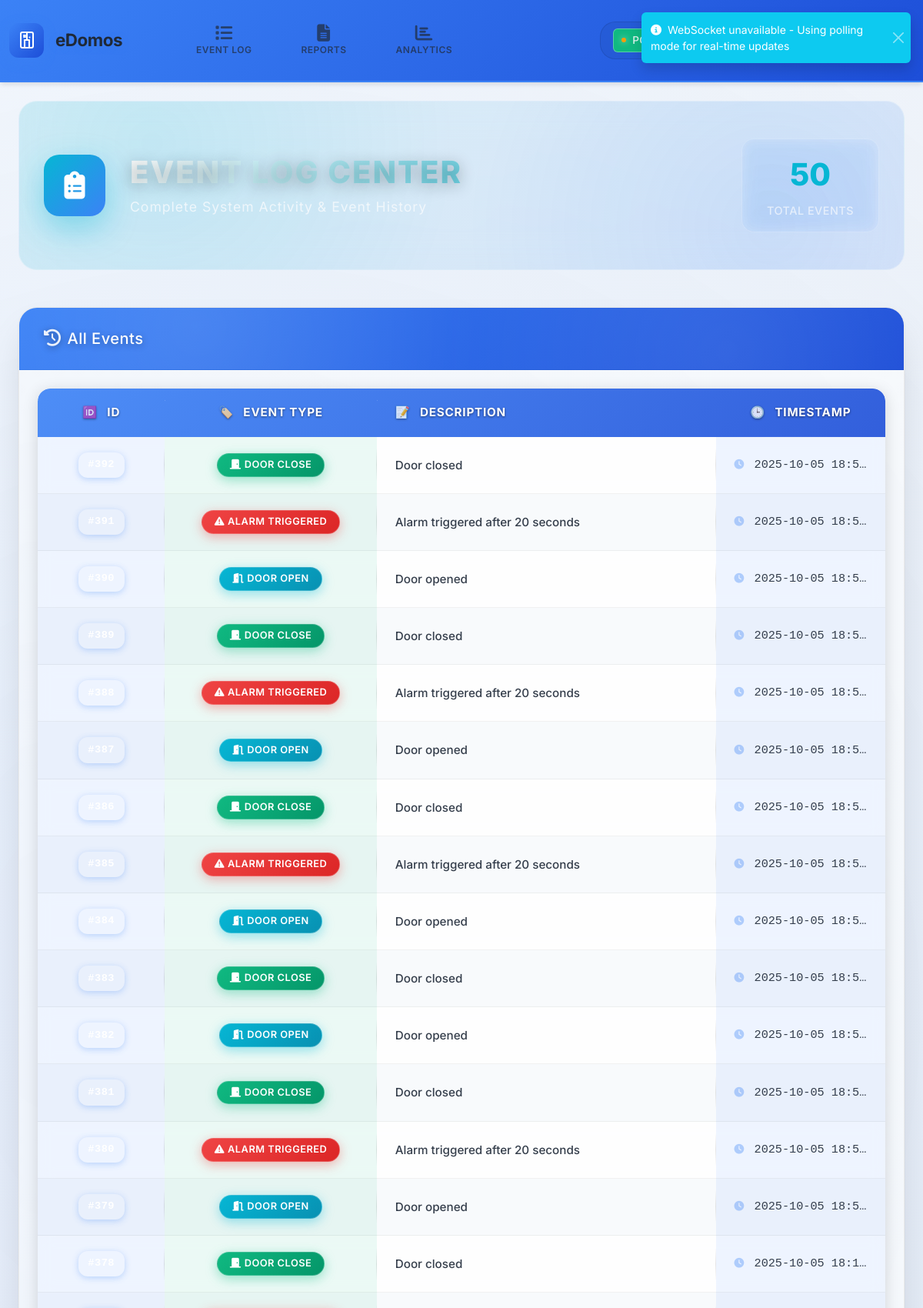
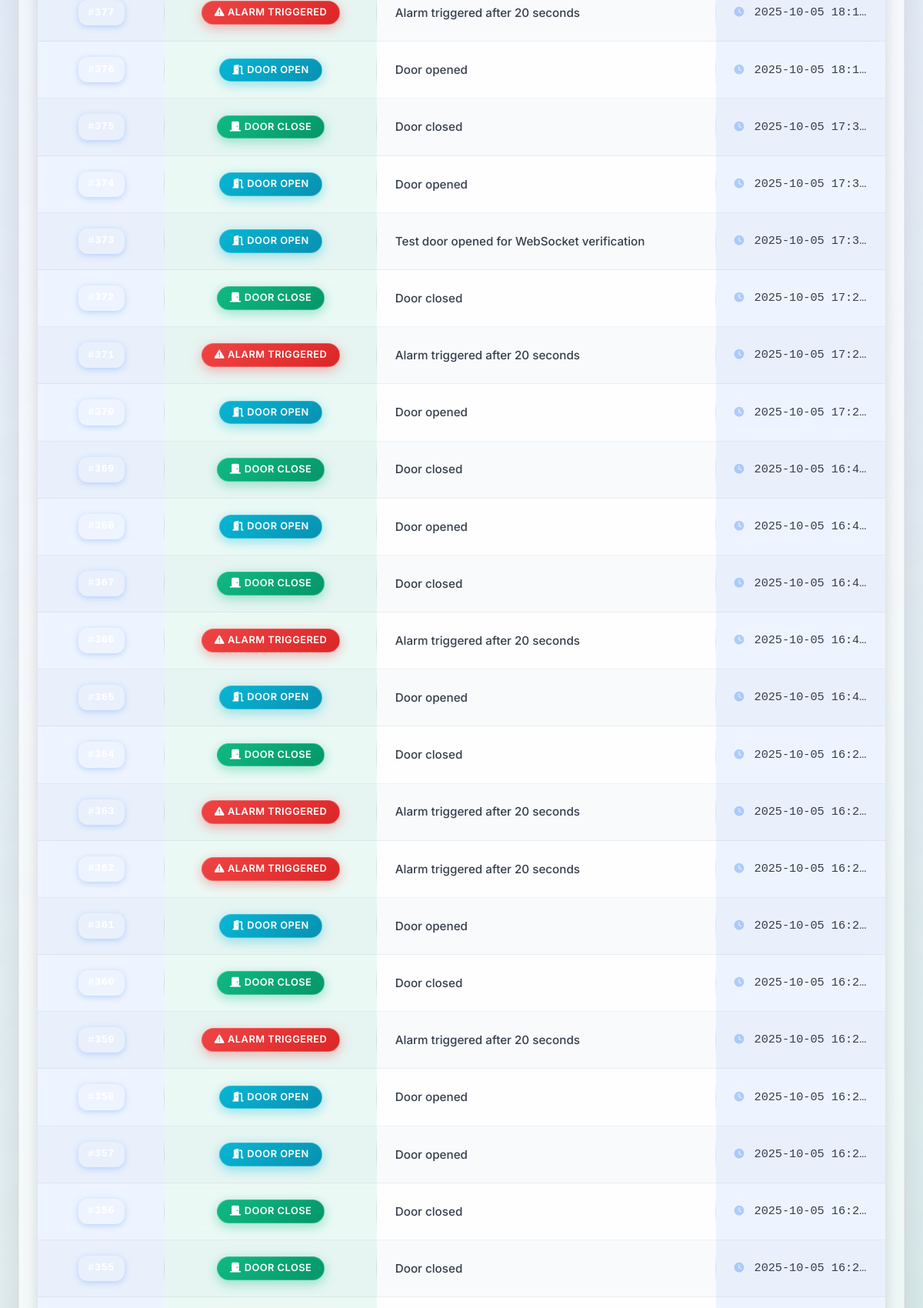
The page /event-log (signed in, upper part) on the database its author committed (2 pictures, top to bottom).
### models.py (models this page shows, shortened)
class EventLog(db.Model):
    id = db.Column(db.Integer, primary_key=True)
    event_type = db.Column(db.String(50), nullable=False)  # 'door_open', 'door_close', 'alarm_triggered', 'setting_changed'
    description = db.Column(db.Text)
    timestamp = db.Column(db.DateTime, default=datetime.utcnow)

### app.py (the view)
@app.route('/event-log')
@login_required
def event_log():
    if 'event_log' not in current_user.permissions.split(','):
        return redirect(url_for('dashboard'))
    page = request.args.get('page', 1, type=int)
    per_page = 50
    events = EventLog.query.order_by(EventLog.timestamp.desc()).paginate(
        page=page, per_page=per_page, error_out=False)
    return render_template('event_log.html',
        events=events.items,
        pagination=events,
        permissions=current_user.permissions.split(',')
    )

### app.py (called while the page is built)
@login_manager.user_loader
def load_user(user_id):
    return User.query.get(int(user_id))

### templates/event_log.html (shortened to what this page needs)
{% extends "base.html" %}
{% block content %}
<div class="container-fluid">
    <div class="event-log-header-section">
        <div class="event-header-content">
            <div class="event-icon">
                <i class="fas fa-clipboard-list"></i>
            </div>
            <div class="event-title-section">
                <h1 class="event-title">EVENT LOG CENTER</h1>
                <p class="event-subtitle">Complete System Activity & Event History</p>
            </div>
            <div class="event-stats">
                <div class="event-stat-item">
                    <span class="event-stat-number">{{ events|length }}</span>
                    <span class="event-stat-label">Total Events</span>
                </div>
            </div>
        </div>
    </div>
    <div class="row">
        <div class="col-12">
            <div class="card event-log-main-card">
                <div class="card-header event-log-header">
                    <h5 class="mb-0"><i class="fas fa-history me-2"></i>All Events</h5>
                </div>
                <div class="card-body event-log-body">
                    <div class="table-responsive event-table-container">
                        <table id="eventsTable">
                            <thead>
                                <tr>
                                    <th>ID</th>
                                    <th>Event Type</th>
                                    <th>Description</th>
                                    <th>Timestamp</th>
                                </tr>
                            </thead>
                            <tbody id="eventTableBody">
                                {% if events %}
                                    {% for event in events %}
                                    <tr data-event-id="{{ event.id }}">
                                        <td><span class="event-id">#{{ event.id }}</span></td>
                                        <td>
                                            {% if event.event_type == 'door_open' %}
                                            <span class="badge bg-info"><i class="fas fa-door-open me-1"></i>Door Open</span>
                                            {% elif event.event_type == 'door_close' %}
                                            <span class="badge bg-success"><i class="fas fa-door-closed me-1"></i>Door Close</span>
                                            {% elif event.event_type == 'alarm_triggered' %}
                                            <span class="badge bg-danger"><i class="fas fa-exclamation-triangle me-1"></i>Alarm Triggered</span>
                                            {% else %}
                                            <span class="badge bg-secondary"><i class="fas fa-info-circle me-1"></i>{{ event.event_type.replace('_', ' ').title() }}</span>
                                            {% endif %}
                                        </td>
                                        <td class="event-description">{{ event.description }}</td>
                                        <td class="event-timestamp">
                                            <i class="fas fa-clock me-1 opacity-50"></i>
                                            {{ event.timestamp.strftime('%Y-%m-%d %H:%M:%S') }}
                                        </td>
                                    </tr>
                                    {% endfor %}
                                {% endif %}
                            </tbody>
                        </table>
                </div>
            </div>
        </div>
    </div>
</div>
{% endblock %}

### templates/base.html (shortened to what this page needs)
<!DOCTYPE html>
<html lang="en">
<head>
    <link href="https://cdn.jsdelivr.net/npm/bootstrap@5.3.0/dist/css/bootstrap.min.css" rel="stylesheet">
    <link href="https://cdnjs.cloudflare.com/ajax/libs/font-awesome/6.4.0/css/all.min.css" rel="stylesheet">
    <link rel="stylesheet" href="{{ url_for('static', filename='css/modern.css') }}">
</head>
<body>
    {% if current_user.is_authenticated %}
    <nav class="navbar navbar-expand-lg navbar-dark bg-primary professional-nav">
        <div class="container-fluid">
            <a class="navbar-brand professional-brand" href="{{ url_for('dashboard') }}">
                <div class="brand-logo">
                </div>
                <div class="brand-text">
                    <span class="brand-main">eDomos</span>
                </div>
            </a>
            <div class="collapse navbar-collapse" id="navbarNav">
                <ul class="navbar-nav me-auto d-flex justify-content-start">
                    {% if 'event_log' in permissions %}
                    <li class="nav-item mx-2">
                        <a class="nav-link nav-link-vertical" href="{{ url_for('event_log') }}">
                            <i class="fas fa-list nav-icon"></i>
                            <span class="nav-text">Event Log</span>
                        </a>
                    </li>
                    {% endif %}
                    {% if 'report' in permissions %}
                    <li class="nav-item mx-2">
                        <a class="nav-link nav-link-vertical" href="{{ url_for('reports') }}">
                            <i class="fas fa-file-alt nav-icon"></i>
                            <span class="nav-text">Reports</span>
                        </a>
                    </li>
                    {% endif %}
                    {% if 'analytics' in permissions %}
                    <li class="nav-item mx-2">
                        <a class="nav-link nav-link-vertical" href="{{ url_for('analytics') }}">
                            <i class="fas fa-chart-bar nav-icon"></i>
                            <span class="nav-text">Analytics</span>
                        </a>
                    </li>
                    {% endif %}
                </ul>
                <ul class="navbar-nav">
                    <li class="nav-item me-3">
                        <div class="system-health-indicator">
                            <div class="health-status" id="systemHealth">
                                <div class="health-dot online"></div>
                                <span class="health-text">Event-Driven Updates</span>
                            </div>
                        </div>
                    </li>
                    <li class="nav-item me-3">
                        <button class="btn btn-outline-light btn-sm theme-toggle-btn" id="themeToggle" onclick="toggleTheme()">
                        </button>
                    </li>
                    <li class="nav-item dropdown">
                        <a class="nav-link dropdown-toggle" href="#" id="userDropdown" role="button" data-bs-toggle="dropdown">
                        </a>
                    </li>
                </ul>
            </div>
        </div>
    </nav>
    {% endif %}
    <main class="container-fluid mt-4">
        {% block content %}{% endblock %}
    </main>
</body>
</html>

### rows shown on the page
EventLog: event_type "door_close" (drawn), description "Door closed", timestamp "2025-10-05 18:5…"
EventLog: event_type "alarm_triggered" (drawn), description "Alarm triggered after 20 seconds", timestamp "2025-10-05 18:5…"
EventLog: event_type "door_open" (drawn), description "Door opened", timestamp "2025-10-05 18:5…"
EventLog: event_type "door_close" (drawn), description "Door closed", timestamp "2025-10-05 18:5…"
EventLog: event_type "alarm_triggered" (drawn), description "Alarm triggered after 20 seconds", timestamp "2025-10-05 18:5…"
EventLog: event_type "door_open" (drawn), description "Door opened", timestamp "2025-10-05 18:5…"
EventLog: event_type "door_close" (drawn), description "Door closed", timestamp "2025-10-05 18:5…"
EventLog: event_type "alarm_triggered" (drawn), description "Alarm triggered after 20 seconds", timestamp "2025-10-05 18:5…"
EventLog: event_type "door_open" (drawn), description "Door opened", timestamp "2025-10-05 18:5…"
EventLog: event_type "door_close" (drawn), description "Door closed", timestamp "2025-10-05 18:5…"
EventLog: event_type "door_open" (drawn), description "Door opened", timestamp "2025-10-05 18:5…"
EventLog: event_type "door_close" (drawn), description "Door closed", timestamp "2025-10-05 18:5…"
EventLog: event_type "alarm_triggered" (drawn), description "Alarm triggered after 20 seconds", timestamp "2025-10-05 18:5…"
EventLog: event_type "door_open" (drawn), description "Door opened", timestamp "2025-10-05 18:5…"
EventLog: event_type "door_close" (drawn), description "Door closed", timestamp "2025-10-05 18:1…"
EventLog: event_type "alarm_triggered" (drawn), description "Alarm triggered after 20 seconds", timestamp "2025-10-05 18:1…"
EventLog: event_type "door_open" (drawn), description "Door opened", timestamp "2025-10-05 18:1…"
EventLog: event_type "door_close" (drawn), description "Door closed", timestamp "2025-10-05 17:3…"
EventLog: event_type "door_open" (drawn), description "Door opened", timestamp "2025-10-05 17:3…"
EventLog: event_type "door_open" (drawn), description "Test door opened for WebSocket verification", timestamp "2025-10-05 17:3…"
EventLog: event_type "door_close" (drawn), description "Door closed", timestamp "2025-10-05 17:2…"
EventLog: event_type "alarm_triggered" (drawn), description "Alarm triggered after 20 seconds", timestamp "2025-10-05 17:2…"
EventLog: event_type "door_open" (drawn), description "Door opened", timestamp "2025-10-05 17:2…"
EventLog: event_type "door_close" (drawn), description "Door closed", timestamp "2025-10-05 16:4…"
EventLog: event_type "door_open" (drawn), description "Door opened", timestamp "2025-10-05 16:4…"
EventLog: event_type "door_close" (drawn), description "Door closed", timestamp "2025-10-05 16:4…"
EventLog: event_type "alarm_triggered" (drawn), description "Alarm triggered after 20 seconds", timestamp "2025-10-05 16:4…"
EventLog: event_type "door_open" (drawn), description "Door opened", timestamp "2025-10-05 16:4…"
EventLog: event_type "door_close" (drawn), description "Door closed", timestamp "2025-10-05 16:2…"
EventLog: event_type "alarm_triggered" (drawn), description "Alarm triggered after 20 seconds", timestamp "2025-10-05 16:2…"
EventLog: event_type "alarm_triggered" (drawn), description "Alarm triggered after 20 seconds", timestamp "2025-10-05 16:2…"
EventLog: event_type "door_open" (drawn), description "Door opened", timestamp "2025-10-05 16:2…"
EventLog: event_type "door_close" (drawn), description "Door closed", timestamp "2025-10-05 16:2…"
EventLog: event_type "alarm_triggered" (drawn), description "Alarm triggered after 20 seconds", timestamp "2025-10-05 16:2…"
EventLog: event_type "door_open" (drawn), description "Door opened", timestamp "2025-10-05 16:2…"
EventLog: event_type "door_open" (drawn), description "Door opened", timestamp "2025-10-05 16:2…"
EventLog: event_type "door_close" (drawn), description "Door closed", timestamp "2025-10-05 16:2…"
EventLog: event_type "door_close" (drawn), description "Door closed", timestamp "2025-10-05 16:2…"

### other values the page prints
{{ events|length }} "50"
